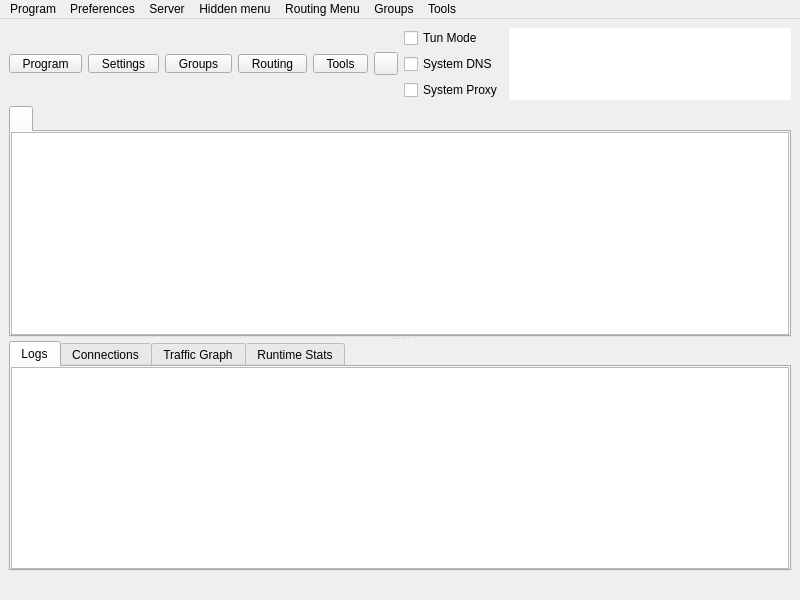
<?xml version="1.0" encoding="UTF-8"?>
<ui version="4.0">
 <class>MainWindow</class>
 <widget class="QMainWindow" name="MainWindow">
  <property name="geometry">
   <rect>
    <x>0</x>
    <y>0</y>
    <width>800</width>
    <height>600</height>
   </rect>
  </property>
  <property name="minimumSize">
   <size>
    <width>800</width>
    <height>600</height>
   </size>
  </property>
  <property name="windowTitle">
   <string notr="true">TaliabuVPN</string>
  </property>
  <widget class="QWidget" name="centralwidget">
   <layout class="QVBoxLayout" name="verticalLayout_3" stretch="0,1,0">
    <item>
     <layout class="QHBoxLayout" name="horizontalLayout_2">
      <item>
       <widget class="QToolButton" name="toolButton_program">
        <property name="minimumSize">
         <size>
          <width>0</width>
          <height>0</height>
         </size>
        </property>
        <property name="styleSheet">
         <string notr="true">QToolButton {
    padding-left: 8px;
    padding-right: 8px;
}

/* The indicator shares the bottom row with the label (ToolButtonTextUnderIcon),
   so the widest button in any language is the tight one -- its text runs closest
   to the arrow. It fits because the drawn chevron only occupies the middle of
   its 16px subcontrol box, leaving ~14px clear at the button edge against the
   label's ~14.5px of slack. Don't pad the buttons to &quot;fix&quot; this: that widens
   all five for a gap only one of them ever needs (#1665). If a future
   translation looks cramped here, check that label first. */
QToolButton::menu-indicator {
    subcontrol-origin: border;
    subcontrol-position: bottom right;
    right: 2px;
    bottom: 3px;
}</string>
        </property>
        <property name="text">
         <string>Program</string>
        </property>
        <property name="icon">
         <iconset resource="../../res/Throne.qrc">
          <normaloff>:/icon/b-system-run.png</normaloff>:/icon/b-system-run.png</iconset>
        </property>
        <property name="iconSize">
         <size>
          <width>24</width>
          <height>24</height>
         </size>
        </property>
        <property name="popupMode">
         <enum>QToolButton::ToolButtonPopupMode::InstantPopup</enum>
        </property>
        <property name="toolButtonStyle">
         <enum>Qt::ToolButtonStyle::ToolButtonTextUnderIcon</enum>
        </property>
       </widget>
      </item>
      <item>
       <widget class="QToolButton" name="toolButton_preferences">
        <property name="minimumSize">
         <size>
          <width>0</width>
          <height>0</height>
         </size>
        </property>
        <property name="styleSheet">
         <string notr="true">QToolButton {
    padding-left: 8px;
    padding-right: 8px;
}

/* The indicator shares the bottom row with the label (ToolButtonTextUnderIcon),
   so the widest button in any language is the tight one -- its text runs closest
   to the arrow. It fits because the drawn chevron only occupies the middle of
   its 16px subcontrol box, leaving ~14px clear at the button edge against the
   label's ~14.5px of slack. Don't pad the buttons to &quot;fix&quot; this: that widens
   all five for a gap only one of them ever needs (#1665). If a future
   translation looks cramped here, check that label first. */
QToolButton::menu-indicator {
    subcontrol-origin: border;
    subcontrol-position: bottom right;
    right: 2px;
    bottom: 3px;
}</string>
        </property>
        <property name="text">
         <string>Settings</string>
        </property>
        <property name="icon">
         <iconset resource="../../res/Throne.qrc">
          <normaloff>:/icon/b-preferences.png</normaloff>:/icon/b-preferences.png</iconset>
        </property>
        <property name="iconSize">
         <size>
          <width>24</width>
          <height>24</height>
         </size>
        </property>
        <property name="popupMode">
         <enum>QToolButton::ToolButtonPopupMode::InstantPopup</enum>
        </property>
        <property name="toolButtonStyle">
         <enum>Qt::ToolButtonStyle::ToolButtonTextUnderIcon</enum>
        </property>
       </widget>
      </item>
      <item>
       <widget class="QToolButton" name="toolButton_testing">
        <property name="minimumSize">
         <size>
          <width>0</width>
          <height>0</height>
         </size>
        </property>
        <property name="styleSheet">
         <string notr="true">QToolButton {
    padding-left: 8px;
    padding-right: 8px;
}

/* The indicator shares the bottom row with the label (ToolButtonTextUnderIcon),
   so the widest button in any language is the tight one -- its text runs closest
   to the arrow. It fits because the drawn chevron only occupies the middle of
   its 16px subcontrol box, leaving ~14px clear at the button edge against the
   label's ~14.5px of slack. Don't pad the buttons to &quot;fix&quot; this: that widens
   all five for a gap only one of them ever needs (#1665). If a future
   translation looks cramped here, check that label first. */
QToolButton::menu-indicator {
    subcontrol-origin: border;
    subcontrol-position: bottom right;
    right: 2px;
    bottom: 3px;
}</string>
        </property>
        <property name="text">
         <string>Groups</string>
        </property>
        <property name="icon">
         <iconset resource="../../res/Throne.qrc">
          <normaloff>:/icon/b-testing-button.png</normaloff>:/icon/b-testing-button.png</iconset>
        </property>
        <property name="iconSize">
         <size>
          <width>24</width>
          <height>24</height>
         </size>
        </property>
        <property name="popupMode">
         <enum>QToolButton::ToolButtonPopupMode::InstantPopup</enum>
        </property>
        <property name="toolButtonStyle">
         <enum>Qt::ToolButtonStyle::ToolButtonTextUnderIcon</enum>
        </property>
       </widget>
      </item>
      <item>
       <widget class="QToolButton" name="toolButton_routing">
        <property name="minimumSize">
         <size>
          <width>0</width>
          <height>0</height>
         </size>
        </property>
        <property name="styleSheet">
         <string notr="true">QToolButton {
    padding-left: 8px;
    padding-right: 8px;
}

/* The indicator shares the bottom row with the label (ToolButtonTextUnderIcon),
   so the widest button in any language is the tight one -- its text runs closest
   to the arrow. It fits because the drawn chevron only occupies the middle of
   its 16px subcontrol box, leaving ~14px clear at the button edge against the
   label's ~14.5px of slack. Don't pad the buttons to &quot;fix&quot; this: that widens
   all five for a gap only one of them ever needs (#1665). If a future
   translation looks cramped here, check that label first. */
QToolButton::menu-indicator {
    subcontrol-origin: border;
    subcontrol-position: bottom right;
    right: 2px;
    bottom: 3px;
}</string>
        </property>
        <property name="text">
         <string>Routing</string>
        </property>
        <property name="icon">
         <iconset resource="../../res/Throne.qrc">
          <normaloff>:/icon/b-network-routing.png</normaloff>:/icon/b-network-routing.png</iconset>
        </property>
        <property name="iconSize">
         <size>
          <width>24</width>
          <height>24</height>
         </size>
        </property>
        <property name="popupMode">
         <enum>QToolButton::ToolButtonPopupMode::InstantPopup</enum>
        </property>
        <property name="toolButtonStyle">
         <enum>Qt::ToolButtonStyle::ToolButtonTextUnderIcon</enum>
        </property>
       </widget>
      </item>
      <item>
       <widget class="QToolButton" name="toolButton_tools">
        <property name="minimumSize">
         <size>
          <width>0</width>
          <height>0</height>
         </size>
        </property>
        <property name="styleSheet">
         <string notr="true">QToolButton {
    padding-left: 8px;
    padding-right: 8px;
}

/* The indicator shares the bottom row with the label (ToolButtonTextUnderIcon),
   so the widest button in any language is the tight one -- its text runs closest
   to the arrow. It fits because the drawn chevron only occupies the middle of
   its 16px subcontrol box, leaving ~14px clear at the button edge against the
   label's ~14.5px of slack. Don't pad the buttons to &quot;fix&quot; this: that widens
   all five for a gap only one of them ever needs (#1665). If a future
   translation looks cramped here, check that label first. */
QToolButton::menu-indicator {
    subcontrol-origin: border;
    subcontrol-position: bottom right;
    right: 2px;
    bottom: 3px;
}</string>
        </property>
        <property name="text">
         <string>Tools</string>
        </property>
        <property name="icon">
         <iconset resource="../../res/Throne.qrc">
          <normaloff>:/icon/b-tools-button.png</normaloff>:/icon/b-tools-button.png</iconset>
        </property>
        <property name="iconSize">
         <size>
          <width>24</width>
          <height>24</height>
         </size>
        </property>
        <property name="popupMode">
         <enum>QToolButton::ToolButtonPopupMode::InstantPopup</enum>
        </property>
        <property name="toolButtonStyle">
         <enum>Qt::ToolButtonStyle::ToolButtonTextUnderIcon</enum>
        </property>
       </widget>
      </item>
      <item>
       <widget class="StartStopButton" name="toolButton_startstop">
        <property name="focusPolicy">
         <enum>Qt::FocusPolicy::NoFocus</enum>
        </property>
        <property name="text">
         <string/>
        </property>
       </widget>
      </item>
      <item>
       <layout class="QVBoxLayout" name="verticalLayout_4">
        <item>
         <spacer name="verticalSpacer_modes_top">
          <property name="orientation">
           <enum>Qt::Orientation::Vertical</enum>
          </property>
          <property name="sizeHint" stdset="0">
           <size>
            <width>0</width>
            <height>0</height>
           </size>
          </property>
         </spacer>
        </item>
        <item>
         <widget class="QCheckBox" name="checkBox_VPN">
          <property name="sizePolicy">
           <sizepolicy hsizetype="Minimum" vsizetype="Minimum">
            <horstretch>0</horstretch>
            <verstretch>0</verstretch>
           </sizepolicy>
          </property>
          <property name="text">
           <string>Tun Mode</string>
          </property>
         </widget>
        </item>
        <item>
         <widget class="QCheckBox" name="system_dns">
          <property name="text">
           <string>System DNS</string>
          </property>
         </widget>
        </item>
        <item>
         <widget class="QCheckBox" name="checkBox_SystemProxy">
          <property name="text">
           <string>System Proxy</string>
          </property>
         </widget>
        </item>
        <item>
         <spacer name="verticalSpacer_modes_bottom">
          <property name="orientation">
           <enum>Qt::Orientation::Vertical</enum>
          </property>
          <property name="sizeHint" stdset="0">
           <size>
            <width>0</width>
            <height>0</height>
           </size>
          </property>
         </spacer>
        </item>
       </layout>
      </item>
      <item>
       <widget class="QTextBrowser" name="data_view">
        <property name="enabled">
         <bool>true</bool>
        </property>
        <property name="sizePolicy">
         <sizepolicy hsizetype="Expanding" vsizetype="Ignored">
          <horstretch>0</horstretch>
          <verstretch>0</verstretch>
         </sizepolicy>
        </property>
        <property name="minimumSize">
         <size>
          <width>0</width>
          <height>0</height>
         </size>
        </property>
        <property name="mouseTracking">
         <bool>false</bool>
        </property>
        <property name="focusPolicy">
         <enum>Qt::FocusPolicy::NoFocus</enum>
        </property>
        <property name="contextMenuPolicy">
         <enum>Qt::ContextMenuPolicy::NoContextMenu</enum>
        </property>
        <property name="acceptDrops">
         <bool>false</bool>
        </property>
        <property name="frameShape">
         <enum>QFrame::Shape::NoFrame</enum>
        </property>
        <property name="frameShadow">
         <enum>QFrame::Shadow::Sunken</enum>
        </property>
        <property name="verticalScrollBarPolicy">
         <enum>Qt::ScrollBarPolicy::ScrollBarAlwaysOff</enum>
        </property>
        <property name="horizontalScrollBarPolicy">
         <enum>Qt::ScrollBarPolicy::ScrollBarAlwaysOff</enum>
        </property>
        <property name="textInteractionFlags">
         <set>Qt::TextInteractionFlag::LinksAccessibleByKeyboard|Qt::TextInteractionFlag::LinksAccessibleByMouse</set>
        </property>
       </widget>
      </item>
     </layout>
    </item>
    <item>
     <widget class="QSplitter" name="splitter">
      <property name="orientation">
       <enum>Qt::Orientation::Vertical</enum>
      </property>
      <widget class="QTabWidget" name="tabWidget">
       <property name="currentIndex">
        <number>0</number>
       </property>
       <property name="documentMode">
        <bool>false</bool>
       </property>
       <property name="movable">
        <bool>true</bool>
       </property>
       <widget class="QWidget" name="widget1">
        <attribute name="title">
         <string/>
        </attribute>
        <layout class="QVBoxLayout" name="verticalLayout_tab1">
         <property name="leftMargin">
          <number>0</number>
         </property>
         <property name="topMargin">
          <number>0</number>
         </property>
         <property name="rightMargin">
          <number>0</number>
         </property>
         <property name="bottomMargin">
          <number>0</number>
         </property>
         <property name="spacing">
          <number>0</number>
         </property>
         <item>
          <widget class="ProfilesTableView" name="profilesTableView">
           <property name="contextMenuPolicy">
            <enum>Qt::ContextMenuPolicy::CustomContextMenu</enum>
           </property>
           <property name="editTriggers">
            <set>QAbstractItemView::EditTrigger::NoEditTriggers</set>
           </property>
           <property name="alternatingRowColors">
            <bool>true</bool>
           </property>
           <property name="selectionBehavior">
            <enum>QAbstractItemView::SelectionBehavior::SelectRows</enum>
           </property>
           <property name="horizontalScrollMode">
            <enum>QAbstractItemView::ScrollMode::ScrollPerPixel</enum>
           </property>
           <property name="wordWrap">
            <bool>false</bool>
           </property>
           <attribute name="horizontalHeaderMinimumSectionSize">
            <number>16</number>
           </attribute>
           <attribute name="horizontalHeaderHighlightSections">
            <bool>false</bool>
           </attribute>
           <attribute name="horizontalHeaderShowSortIndicator" stdset="0">
            <bool>false</bool>
           </attribute>
           <attribute name="verticalHeaderDefaultSectionSize">
            <number>30</number>
           </attribute>
          </widget>
         </item>
        </layout>
       </widget>
      </widget>
      <widget class="QWidget" name="aaaaaaaaaaaaaaaaaa">
       <layout class="QVBoxLayout" name="aaaaaaaaaaaa" stretch="0">
        <item>
         <widget class="QWidget" name="down_tab" native="true">
          <layout class="QVBoxLayout" name="verticalLayout">
           <property name="spacing">
            <number>0</number>
           </property>
           <property name="leftMargin">
            <number>0</number>
           </property>
           <property name="topMargin">
            <number>0</number>
           </property>
           <property name="rightMargin">
            <number>0</number>
           </property>
           <property name="bottomMargin">
            <number>0</number>
           </property>
           <item>
            <widget class="QTabWidget" name="stats_widget">
             <property name="autoFillBackground">
              <bool>true</bool>
             </property>
             <property name="tabPosition">
              <enum>QTabWidget::TabPosition::North</enum>
             </property>
             <property name="tabShape">
              <enum>QTabWidget::TabShape::Rounded</enum>
             </property>
             <property name="currentIndex">
              <number>0</number>
             </property>
             <property name="elideMode">
              <enum>Qt::TextElideMode::ElideNone</enum>
             </property>
             <property name="usesScrollButtons">
              <bool>true</bool>
             </property>
             <property name="documentMode">
              <bool>false</bool>
             </property>
             <property name="tabsClosable">
              <bool>false</bool>
             </property>
             <property name="movable">
              <bool>true</bool>
             </property>
             <property name="tabBarAutoHide">
              <bool>false</bool>
             </property>
             <widget class="QWidget" name="Logs">
              <property name="enabled">
               <bool>true</bool>
              </property>
              <attribute name="title">
               <string>Logs</string>
              </attribute>
              <layout class="QHBoxLayout" name="horizontalLayout_3" stretch="0">
               <property name="spacing">
                <number>0</number>
               </property>
               <property name="sizeConstraint">
                <enum>QLayout::SizeConstraint::SetDefaultConstraint</enum>
               </property>
               <property name="leftMargin">
                <number>0</number>
               </property>
               <property name="topMargin">
                <number>0</number>
               </property>
               <property name="rightMargin">
                <number>0</number>
               </property>
               <property name="bottomMargin">
                <number>0</number>
               </property>
               <item>
                <widget class="QTextBrowser" name="masterLogBrowser">
                 <property name="contextMenuPolicy">
                  <enum>Qt::ContextMenuPolicy::CustomContextMenu</enum>
                 </property>
                 <property name="openLinks">
                  <bool>false</bool>
                 </property>
                </widget>
               </item>
              </layout>
             </widget>
             <widget class="QWidget" name="connections_tab">
              <attribute name="title">
               <string>Connections</string>
              </attribute>
              <layout class="QHBoxLayout" name="horizontalLayout_4">
               <property name="spacing">
                <number>0</number>
               </property>
               <property name="sizeConstraint">
                <enum>QLayout::SizeConstraint::SetDefaultConstraint</enum>
               </property>
               <property name="leftMargin">
                <number>0</number>
               </property>
               <property name="topMargin">
                <number>0</number>
               </property>
               <property name="rightMargin">
                <number>0</number>
               </property>
               <property name="bottomMargin">
                <number>0</number>
               </property>
               <item>
                <widget class="QTreeView" name="connections">
                 <property name="autoFillBackground">
                  <bool>false</bool>
                 </property>
                </widget>
               </item>
              </layout>
             </widget>
             <widget class="QWidget" name="graph_tab">
              <attribute name="title">
               <string>Traffic Graph</string>
              </attribute>
              <layout class="QHBoxLayout" name="horizontalLayout_6">
               <property name="spacing">
                <number>0</number>
               </property>
               <property name="sizeConstraint">
                <enum>QLayout::SizeConstraint::SetDefaultConstraint</enum>
               </property>
               <property name="leftMargin">
                <number>0</number>
               </property>
               <property name="topMargin">
                <number>0</number>
               </property>
               <property name="rightMargin">
                <number>0</number>
               </property>
               <property name="bottomMargin">
                <number>0</number>
               </property>
              </layout>
             </widget>
             <widget class="QWidget" name="runtime_tab">
              <attribute name="title">
               <string>Runtime Stats</string>
              </attribute>
              <layout class="QHBoxLayout" name="horizontalLayout_7">
               <property name="spacing">
                <number>0</number>
               </property>
               <property name="sizeConstraint">
                <enum>QLayout::SizeConstraint::SetDefaultConstraint</enum>
               </property>
               <property name="leftMargin">
                <number>0</number>
               </property>
               <property name="topMargin">
                <number>0</number>
               </property>
               <property name="rightMargin">
                <number>0</number>
               </property>
               <property name="bottomMargin">
                <number>0</number>
               </property>
              </layout>
             </widget>
            </widget>
           </item>
          </layout>
         </widget>
        </item>
       </layout>
      </widget>
     </widget>
    </item>
    <item>
     <layout class="QHBoxLayout" name="horizontalLayout">
      <item>
       <widget class="QLabel" name="label_running">
        <property name="text">
         <string/>
        </property>
       </widget>
      </item>
      <item>
       <widget class="QLabel" name="label_inbound">
        <property name="text">
         <string/>
        </property>
        <property name="alignment">
         <set>Qt::AlignmentFlag::AlignLeading|Qt::AlignmentFlag::AlignLeft|Qt::AlignmentFlag::AlignVCenter</set>
        </property>
       </widget>
      </item>
      <item>
       <widget class="QLabel" name="label_speed">
        <property name="text">
         <string/>
        </property>
        <property name="alignment">
         <set>Qt::AlignmentFlag::AlignLeading|Qt::AlignmentFlag::AlignLeft|Qt::AlignmentFlag::AlignVCenter</set>
        </property>
       </widget>
      </item>
     </layout>
    </item>
   </layout>
  </widget>
  <widget class="QMenuBar" name="menubar">
   <property name="geometry">
    <rect>
     <x>0</x>
     <y>0</y>
     <width>800</width>
     <height>25</height>
    </rect>
   </property>
   <widget class="QMenu" name="menu_program">
    <property name="title">
     <string>Program</string>
    </property>
    <addaction name="actionHide_window"/>
    <addaction name="separator"/>
    <addaction name="menu_add_from_input"/>
    <addaction name="menu_add_from_clipboard"/>
    <addaction name="actionAdd_profile_from_File"/>
    <addaction name="menu_scan_qr"/>
    <addaction name="separator"/>
    <addaction name="actionStart_with_system"/>
    <addaction name="actionRemember_last_proxy"/>
    <addaction name="actionAllow_LAN"/>
    <addaction name="separator"/>
    <addaction name="actionRestart_Proxy"/>
    <addaction name="actionRestart_Program"/>
    <addaction name="menu_exit"/>
   </widget>
   <widget class="QMenu" name="menu_preferences">
    <property name="title">
     <string>Preferences</string>
    </property>
    <addaction name="menu_basic_settings"/>
    <addaction name="menu_routing_settings"/>
    <addaction name="menu_vpn_settings"/>
    <addaction name="menu_preset_settings"/>
    <addaction name="menu_hotkey_settings"/>
    <addaction name="menu_open_config_folder"/>
   </widget>
   <widget class="QMenu" name="menu_server">
    <property name="title">
     <string>Server</string>
    </property>
    <widget class="QMenu" name="menu_share_item">
     <property name="title">
      <string>Share</string>
     </property>
     <addaction name="menu_qr"/>
     <addaction name="menu_export_config"/>
     <addaction name="actionExport_Xray_config"/>
     <addaction name="separator"/>
     <addaction name="menu_copy_links"/>
     <addaction name="menu_copy_links_nkr"/>
     <addaction name="actionCopy_Test_Result"/>
    </widget>
    <addaction name="menu_add_from_input"/>
    <addaction name="menu_add_from_clipboard"/>
    <addaction name="actionAdd_profile_from_File"/>
    <addaction name="menu_scan_qr"/>
    <addaction name="separator"/>
    <addaction name="menu_start"/>
    <addaction name="menu_stop"/>
    <addaction name="menu_share_item"/>
    <addaction name="menu_delete"/>
    <addaction name="separator"/>
    <addaction name="menu_select_all"/>
    <addaction name="menu_clone"/>
    <addaction name="separator"/>
    <addaction name="actionUrl_Test_Selected"/>
    <addaction name="actionSpeedtest_Selected"/>
    <addaction name="actionResolve_Selected_Out_IP"/>
    <addaction name="menu_resolve_selected"/>
    <addaction name="actionClear_Test_Result"/>
    <addaction name="menu_reset_traffic"/>
   </widget>
   <widget class="QMenu" name="menuHidden_menu">
    <property name="title">
     <string>Hidden menu</string>
    </property>
    <widget class="QMenu" name="menu_spmode">
     <property name="title">
      <string>Operation Mode</string>
     </property>
     <addaction name="menu_spmode_system_proxy"/>
     <addaction name="menu_spmode_vpn"/>
    </widget>
    <addaction name="menu_update_subscription"/>
    <addaction name="menu_resolve_domain"/>
    <addaction name="menu_remove_invalid"/>
    <addaction name="actionUrl_Test_Group"/>
    <addaction name="menu_remove_unavailable"/>
    <addaction name="menu_clear_test_result"/>
    <addaction name="menu_delete_repeat"/>
    <addaction name="actionSpeedtest_Group"/>
    <addaction name="actionResolve_Out_IP"/>
    <addaction name="actionRefresh_Column_Widths"/>
    <addaction name="menu_spmode"/>
   </widget>
   <widget class="QMenu" name="menuRouting_Menu">
    <property name="title">
     <string>Routing Menu</string>
    </property>
   </widget>
   <widget class="QMenu" name="menuTools">
    <property name="title">
     <string>Tools</string>
    </property>
    <addaction name="actionAuto_Selector"/>
    <addaction name="menu_open_dashboard"/>
    <addaction name="actionSpeedtest_Current"/>
    <addaction name="separator"/>
    <addaction name="menu_otp_manager"/>
    <addaction name="separator"/>
    <addaction name="actionTraffic_Stats"/>
   </widget>
   <widget class="QMenu" name="menuTesting">
    <property name="title">
     <string>Groups</string>
    </property>
    <widget class="QMenu" name="menu_clean_up">
     <property name="title">
      <string>Clean up</string>
     </property>
     <addaction name="menu_delete_repeat"/>
     <addaction name="menu_remove_unavailable"/>
     <addaction name="menu_remove_invalid"/>
     <addaction name="menu_remove_insecure"/>
    </widget>
    <addaction name="menu_manage_groups"/>
    <addaction name="actionAdd_New_Group"/>
    <addaction name="actionEdit_Group"/>
    <addaction name="actionDelete_Group"/>
    <addaction name="separator"/>
    <addaction name="actionUrl_Test_Group"/>
    <addaction name="actionSpeedtest_Group"/>
    <addaction name="actionResolve_Out_IP"/>
    <addaction name="menu_resolve_domain"/>
    <addaction name="menu_clear_test_result"/>
    <addaction name="separator"/>
    <addaction name="menu_update_subscription"/>
    <addaction name="actionUpdate_All_Subscriptions"/>
    <addaction name="menu_clean_up"/>
    <addaction name="separator"/>
   </widget>
   <addaction name="menu_program"/>
   <addaction name="menu_preferences"/>
   <addaction name="menu_server"/>
   <addaction name="menuHidden_menu"/>
   <addaction name="menuRouting_Menu"/>
   <addaction name="menuTesting"/>
   <addaction name="menuTools"/>
  </widget>
  <action name="menu_exit">
   <property name="text">
    <string>Exit</string>
   </property>
  </action>
  <action name="actionShow_window">
   <property name="text">
    <string>Show Window</string>
   </property>
  </action>
  <action name="menu_basic_settings">
   <property name="text">
    <string>Basic Settings</string>
   </property>
  </action>
  <action name="menu_add_from_input">
   <property name="text">
    <string>New profile</string>
   </property>
   <property name="shortcut">
    <string notr="true">Ctrl+N</string>
   </property>
  </action>
  <action name="menu_manage_groups">
   <property name="text">
    <string>Manage Groups</string>
   </property>
  </action>
  <action name="menu_start">
   <property name="text">
    <string>Start</string>
   </property>
   <property name="shortcut">
    <string notr="true">Return</string>
   </property>
  </action>
  <action name="menu_stop">
   <property name="text">
    <string>Stop</string>
   </property>
   <property name="shortcut">
    <string notr="true">Ctrl+S</string>
   </property>
  </action>
  <action name="menu_routing_settings">
   <property name="text">
    <string>Routing Settings</string>
   </property>
  </action>
  <action name="menu_add_from_clipboard">
   <property name="text">
    <string>Add profile from clipboard</string>
   </property>
   <property name="shortcut">
    <string notr="true">Ctrl+V</string>
   </property>
  </action>
  <action name="menu_delete">
   <property name="text">
    <string>Delete</string>
   </property>
   <property name="shortcut">
    <string notr="true">Del</string>
   </property>
  </action>
  <action name="menu_profile_debug_info">
   <property name="text">
    <string>Debug Info</string>
   </property>
  </action>
  <action name="menu_qr">
   <property name="text">
    <string>QR Code and link</string>
   </property>
  </action>
  <action name="menu_copy_link">
   <property name="text">
    <string>Copy Link</string>
   </property>
  </action>
  <action name="menu_tcp_ping">
   <property name="text">
    <string notr="true">Tcp Ping</string>
   </property>
   <property name="shortcut">
    <string notr="true">Ctrl+Shift+T</string>
   </property>
  </action>
  <action name="menu_url_test">
   <property name="text">
    <string notr="true">Url Test</string>
   </property>
   <property name="shortcut">
    <string notr="true">Ctrl+Shift+U</string>
   </property>
  </action>
  <action name="menu_clear_test_result">
   <property name="text">
    <string>Clear Group test result</string>
   </property>
   <property name="shortcut">
    <string notr="true">Ctrl+Shift+C</string>
   </property>
  </action>
  <action name="menu_export_config">
   <property name="text">
    <string>Export Sing-box config</string>
   </property>
   <property name="shortcut">
    <string notr="true">Ctrl+E</string>
   </property>
  </action>
  <action name="menu_reset_traffic">
   <property name="text">
    <string>Reset Traffic</string>
   </property>
   <property name="shortcut">
    <string notr="true">Ctrl+R</string>
   </property>
  </action>
  <action name="menu_scan_qr">
   <property name="text">
    <string>Scan QR Code</string>
   </property>
   <property name="shortcut">
    <string notr="true">Ctrl+Shift+Q</string>
   </property>
  </action>
  <action name="menu_spmode_system_proxy">
   <property name="checkable">
    <bool>true</bool>
   </property>
   <property name="text">
    <string>System Proxy</string>
   </property>
  </action>
  <action name="menu_spmode_disabled">
   <property name="checkable">
    <bool>true</bool>
   </property>
   <property name="text">
    <string>Disable</string>
   </property>
  </action>
  <action name="menu_delete_repeat">
   <property name="text">
    <string>Remove Duplicates</string>
   </property>
   <property name="shortcut">
    <string notr="true">Ctrl+Shift+D</string>
   </property>
  </action>
  <action name="actionfake">
   <property name="text">
    <string>fake</string>
   </property>
   <property name="visible">
    <bool>false</bool>
   </property>
  </action>
  <action name="menu_move">
   <property name="text">
    <string>Move</string>
   </property>
   <property name="shortcut">
    <string notr="true">Ctrl+M</string>
   </property>
  </action>
  <action name="actionStart_with_system">
   <property name="checkable">
    <bool>true</bool>
   </property>
   <property name="text">
    <string>Start with system</string>
   </property>
  </action>
  <action name="actionRemember_last_proxy">
   <property name="checkable">
    <bool>true</bool>
   </property>
   <property name="text">
    <string>Remember last profile</string>
   </property>
  </action>
  <action name="actionAllow_LAN">
   <property name="checkable">
    <bool>true</bool>
   </property>
   <property name="text">
    <string>Allow other devices to connect</string>
   </property>
  </action>
  <action name="menu_remove_unavailable">
   <property name="text">
    <string>Remove Unavailable</string>
   </property>
   <property name="shortcut">
    <string notr="true">Ctrl+Shift+R</string>
   </property>
  </action>
  <action name="menu_full_test">
   <property name="text">
    <string>Full Test</string>
   </property>
   <property name="shortcut">
    <string notr="true">Ctrl+Shift+F</string>
   </property>
  </action>
  <action name="menu_hotkey_settings">
   <property name="text">
    <string>Hotkey Settings</string>
   </property>
  </action>
  <action name="menu_select_all">
   <property name="text">
    <string>Select All</string>
   </property>
   <property name="shortcut">
    <string notr="true">Ctrl+A</string>
   </property>
  </action>
  <action name="menu_copy_links_nkr">
   <property name="text">
    <string>Copy links of selected (Deep Links)</string>
   </property>
   <property name="shortcut">
    <string notr="true">Ctrl+Alt+C</string>
   </property>
  </action>
  <action name="actionfake_2">
   <property name="text">
    <string>fake</string>
   </property>
   <property name="visible">
    <bool>false</bool>
   </property>
  </action>
  <action name="actionfake_3">
   <property name="text">
    <string>fake</string>
   </property>
   <property name="visible">
    <bool>false</bool>
   </property>
  </action>
  <action name="menu_copy_links">
   <property name="text">
    <string>Copy links of selected</string>
   </property>
   <property name="shortcut">
    <string notr="true">Ctrl+C</string>
   </property>
  </action>
  <action name="menu_spmode_vpn">
   <property name="checkable">
    <bool>true</bool>
   </property>
   <property name="text">
    <string>Tun Mode</string>
   </property>
  </action>
  <action name="menu_clone">
   <property name="text">
    <string>Clone</string>
   </property>
   <property name="shortcut">
    <string notr="true">Ctrl+D</string>
   </property>
  </action>
  <action name="menu_update_subscription">
   <property name="text">
    <string>Update subscription</string>
   </property>
   <property name="shortcut">
    <string notr="true">Ctrl+U</string>
   </property>
   <property name="visible">
    <bool>true</bool>
   </property>
  </action>
  <action name="menu_resolve_domain">
   <property name="text">
    <string>Resolve Domain for group</string>
   </property>
   <property name="shortcut">
    <string notr="true">Ctrl+Shift+I</string>
   </property>
  </action>
  <action name="menu_vpn_settings">
   <property name="text">
    <string>Tun Settings</string>
   </property>
  </action>
  <action name="menu_preset_settings">
   <property name="text">
    <string>Preset Settings</string>
   </property>
  </action>
  <action name="menu_otp_manager">
   <property name="text">
    <string>OTP Manager</string>
   </property>
  </action>
  <action name="actionRestart_Program">
   <property name="text">
    <string>Restart Program</string>
   </property>
  </action>
  <action name="menu_open_config_folder">
   <property name="text">
    <string>Open Config Folder</string>
   </property>
  </action>
  <action name="menu_open_dashboard">
   <property name="text">
    <string>Open Web dashboard</string>
   </property>
  </action>
  <action name="actionfake_4">
   <property name="text">
    <string notr="true">fake</string>
   </property>
   <property name="visible">
    <bool>false</bool>
   </property>
  </action>
  <action name="actionfake_5">
   <property name="text">
    <string notr="true">fake</string>
   </property>
   <property name="visible">
    <bool>false</bool>
   </property>
  </action>
  <action name="actionRestart_Proxy">
   <property name="text">
    <string>Restart Core</string>
   </property>
  </action>
  <action name="menu_stop_testing">
   <property name="text">
    <string>Stop Testing</string>
   </property>
   <property name="shortcut">
    <string notr="true">Ctrl+.</string>
   </property>
  </action>
  <action name="actionUrl_Test_Selected">
   <property name="text">
    <string>Url Test Selected</string>
   </property>
   <property name="shortcut">
    <string notr="true">Ctrl+Shift+S</string>
   </property>
   <property name="visible">
    <bool>true</bool>
   </property>
  </action>
  <action name="actionUrl_Test_Group">
   <property name="enabled">
    <bool>true</bool>
   </property>
   <property name="text">
    <string>Url Test Group</string>
   </property>
   <property name="shortcut">
    <string notr="true">Ctrl+Shift+G</string>
   </property>
   <property name="visible">
    <bool>true</bool>
   </property>
  </action>
  <action name="menu_resolve_selected">
   <property name="text">
    <string>Resolve Selected Domain</string>
   </property>
   <property name="visible">
    <bool>true</bool>
   </property>
  </action>
  <action name="menu_remove_invalid">
   <property name="text">
    <string>Remove Invalid</string>
   </property>
   <property name="shortcut">
    <string notr="true">Ctrl+Alt+I</string>
   </property>
   <property name="menuRole">
    <enum>QAction::MenuRole::TextHeuristicRole</enum>
   </property>
  </action>
  <action name="menu_remove_insecure">
   <property name="text">
    <string>Remove Insecure Configs</string>
   </property>
   <property name="menuRole">
    <enum>QAction::MenuRole::TextHeuristicRole</enum>
   </property>
  </action>
  <action name="menu_open_routing_manager">
   <property name="text">
    <string>Open Manager</string>
   </property>
  </action>
  <action name="actionSpeedtest_Current">
   <property name="text">
    <string>Speedtest Current</string>
   </property>
   <property name="shortcut">
    <string notr="true">F6</string>
   </property>
  </action>
  <action name="actionSpeedtest_Selected">
   <property name="text">
    <string>Speedtest Selected</string>
   </property>
   <property name="shortcut">
    <string notr="true">Ctrl+Shift+P</string>
   </property>
  </action>
  <action name="actionSpeedtest_Group">
   <property name="text">
    <string>Speedtest Group</string>
   </property>
   <property name="shortcut">
    <string notr="true">Ctrl+Alt+P</string>
   </property>
  </action>
  <action name="actionHide_window">
   <property name="text">
    <string>Hide window</string>
   </property>
   <property name="shortcut">
    <string notr="true">Ctrl+H</string>
   </property>
  </action>
  <action name="actionAdd_profile_from_File">
   <property name="text">
    <string>Add profile from File(s)</string>
   </property>
   <property name="shortcut">
    <string notr="true">Ctrl+O</string>
   </property>
  </action>
  <action name="actionResolve_Out_IP">
   <property name="text">
    <string>Resolve out IP for group</string>
   </property>
  </action>
  <action name="actionAdd_New_Group">
   <property name="text">
    <string>Add new Group</string>
   </property>
  </action>
  <action name="actionEdit_Group">
   <property name="text">
    <string>Edit current Group</string>
   </property>
  </action>
  <action name="actionDelete_Group">
   <property name="text">
    <string>Delete current Group</string>
   </property>
  </action>
  <action name="actionUpdate_All_Subscriptions">
   <property name="text">
    <string>Update all subscriptions</string>
   </property>
  </action>
  <action name="actionResolve_Selected_Out_IP">
   <property name="text">
    <string>Resolve Selected Out IP</string>
   </property>
  </action>
  <action name="actionRefresh_Column_Widths">
   <property name="text">
    <string>Refresh Column Widths</string>
   </property>
  </action>
  <action name="actionExport_Xray_config">
   <property name="text">
    <string>Export Xray config</string>
   </property>
  </action>
  <action name="actionCopy_Test_Result">
   <property name="text">
    <string>Copy Test Result</string>
   </property>
  </action>
  <action name="actionClear_Test_Result">
   <property name="text">
    <string>Clear Test Result</string>
   </property>
  </action>
  <action name="actionRuntime_Stats">
   <property name="text">
    <string>Runtime Stats</string>
   </property>
  </action>
  <action name="actionAuto_Selector">
   <property name="text">
    <string>Auto Selector Stats</string>
   </property>
   <property name="visible">
    <bool>false</bool>
   </property>
  </action>
  <action name="actionTraffic_Stats">
   <property name="text">
    <string>Traffic Stats</string>
   </property>
  </action>
  <action name="actionUpdate_Rule_Sets">
   <property name="text">
    <string>Update Rule-Sets</string>
   </property>
  </action>
 </widget>
 <customwidgets>
  <customwidget>
   <class>ProfilesTableView</class>
   <extends>QTableView</extends>
   <header>include/ui/utils/ProfilesTableView.h</header>
  </customwidget>
  <customwidget>
   <class>StartStopButton</class>
   <extends>QToolButton</extends>
   <header>include/ui/widget/StartStopButton.hpp</header>
  </customwidget>
 </customwidgets>
 <resources>
  <include location="../../res/Throne.qrc"/>
 </resources>
 <connections/>
</ui>
